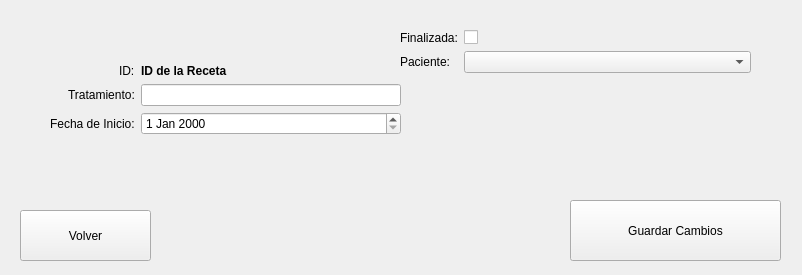
<?xml version="1.0" encoding="UTF-8"?>
<ui version="4.0">
 <class>MainWindow</class>
 <widget class="QMainWindow" name="MainWindow">
  <property name="geometry">
   <rect>
    <x>0</x>
    <y>0</y>
    <width>802</width>
    <height>275</height>
   </rect>
  </property>
  <property name="windowTitle">
   <string>Modificar Receta</string>
  </property>
  <widget class="QWidget" name="centralwidget">
   <widget class="QWidget" name="formLayoutWidget">
    <property name="geometry">
     <rect>
      <x>50</x>
      <y>30</y>
      <width>351</width>
      <height>139</height>
     </rect>
    </property>
    <layout class="QFormLayout" name="formLayout">
     <property name="sizeConstraint">
      <enum>QLayout::SizeConstraint::SetDefaultConstraint</enum>
     </property>
     <property name="labelAlignment">
      <set>Qt::AlignmentFlag::AlignRight|Qt::AlignmentFlag::AlignTrailing|Qt::AlignmentFlag::AlignVCenter</set>
     </property>
     <property name="formAlignment">
      <set>Qt::AlignmentFlag::AlignCenter</set>
     </property>
     <item row="0" column="0">
      <widget class="QLabel" name="idDisplayLabel">
       <property name="text">
        <string>ID:</string>
       </property>
      </widget>
     </item>
     <item row="1" column="0">
      <widget class="QLabel" name="treatmentLabel">
       <property name="text">
        <string>Tratamiento:</string>
       </property>
      </widget>
     </item>
     <item row="1" column="1">
      <widget class="QLineEdit" name="treatmentInput"/>
     </item>
     <item row="2" column="0">
      <widget class="QLabel" name="startDateLabel">
       <property name="text">
        <string>Fecha de Inicio:</string>
       </property>
      </widget>
     </item>
     <item row="2" column="1">
      <widget class="QDateEdit" name="startDateInput"/>
     </item>
     <item row="0" column="1">
      <widget class="QLabel" name="idDisplay">
       <property name="font">
        <font>
         <bold>true</bold>
        </font>
       </property>
       <property name="text">
        <string>ID de la Receta</string>
       </property>
      </widget>
     </item>
    </layout>
   </widget>
   <widget class="QPushButton" name="volverButton">
    <property name="geometry">
     <rect>
      <x>20</x>
      <y>210</y>
      <width>131</width>
      <height>51</height>
     </rect>
    </property>
    <property name="text">
     <string>Volver</string>
    </property>
   </widget>
   <widget class="QPushButton" name="guardarButton">
    <property name="geometry">
     <rect>
      <x>570</x>
      <y>200</y>
      <width>211</width>
      <height>61</height>
     </rect>
    </property>
    <property name="text">
     <string>Guardar Cambios</string>
    </property>
   </widget>
   <widget class="QWidget" name="formLayoutWidget_2">
    <property name="geometry">
     <rect>
      <x>400</x>
      <y>30</y>
      <width>351</width>
      <height>105</height>
     </rect>
    </property>
    <layout class="QFormLayout" name="formLayout_2">
     <item row="0" column="0">
      <widget class="QLabel" name="finalizedLabel">
       <property name="text">
        <string>Finalizada:</string>
       </property>
      </widget>
     </item>
     <item row="0" column="1">
      <widget class="QCheckBox" name="finalizedInput"/>
     </item>
     <item row="1" column="0">
      <widget class="QLabel" name="pacientLabel">
       <property name="text">
        <string>Paciente:</string>
       </property>
      </widget>
     </item>
     <item row="1" column="1">
      <widget class="QComboBox" name="pacientComboBox"/>
     </item>
    </layout>
   </widget>
  </widget>
 </widget>
 <resources/>
 <connections/>
</ui>
